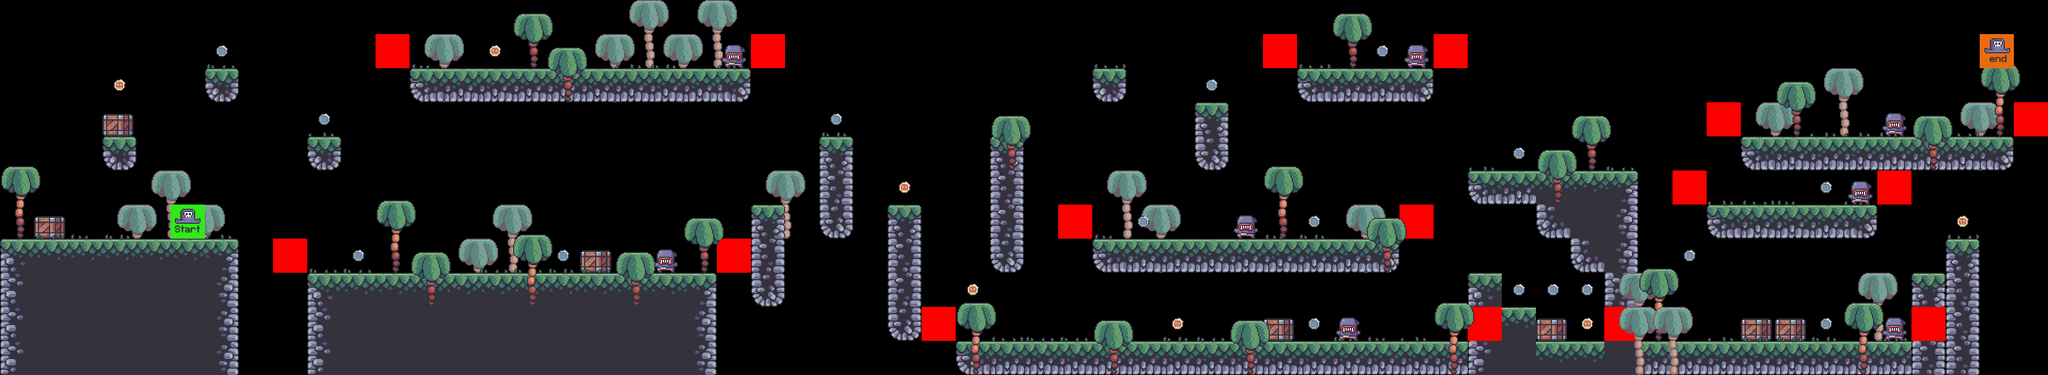

The image is a tile-based game level rendered from a .tmx file. Its description and source (layers, tilesets, objects; grid data summarised) follow:
An orthogonal 60x11 tile map with 64x64 px tiles, 9 tile layers (background_palms, crates, terrain, grass, ...), 7 tilesets.

<map version="1.9" tiledversion="1.9.2" orientation="orthogonal" renderorder="right-down" width="60" height="11" tilewidth="64" tileheight="64" infinite="0" nextlayerid="10" nextobjectid="1">
 <editorsettings>
  <export target="../0/level_0.csv" format="csv" />
 </editorsettings>
 <tileset firstgid="1" source="../tilesets/terrain_tiles.tsx" />
 <tileset firstgid="17" source="../tilesets/coin_tiles.tsx" />
 <tileset firstgid="19" source="../tilesets/grass_tiles.tsx" />
 <tileset firstgid="24" source="../tilesets/palms.tsx" />
 <tileset firstgid="27" source="../tilesets/crates.tsx" />
 <tileset firstgid="28" source="../tilesets/player_tiles.tsx" />
 <tileset firstgid="30" source="../tilesets/enemy_tiles.tsx" />
 <layer id="5" name="background_palms" width="60" height="11">
  <data>[660 cells, 17 non-empty, 1 distinct tile ids]</data>
 </layer>
 <layer id="6" name="crates" width="60" height="11">
  <data>[660 cells, 7 non-empty, 1 distinct tile ids]</data>
 </layer>
 <layer id="1" name="terrain" width="60" height="11">
  <data>[660 cells, 170 non-empty, 14 distinct tile ids]</data>
 </layer>
 <layer id="3" name="grass" width="60" height="11">
  <data>[660 cells, 47 non-empty, 5 distinct tile ids]</data>
 </layer>
 <layer id="2" name="coins" width="60" height="11">
  <data>[660 cells, 28 non-empty, 2 distinct tile ids]</data>
 </layer>
 <layer id="8" name="enemies" width="60" height="11">
  <data>[660 cells, 8 non-empty, 1 distinct tile ids]</data>
 </layer>
 <layer id="9" name="constraints" width="60" height="11">
  <data>[660 cells, 16 non-empty, 1 distinct tile ids]</data>
 </layer>
 <layer id="4" name="foreground_palms" width="60" height="11">
  <data>[660 cells, 27 non-empty, 3 distinct tile ids]</data>
 </layer>
 <layer id="7" name="player" width="60" height="11">
  <data>[660 cells, 2 non-empty, 2 distinct tile ids]</data>
 </layer>
</map>
